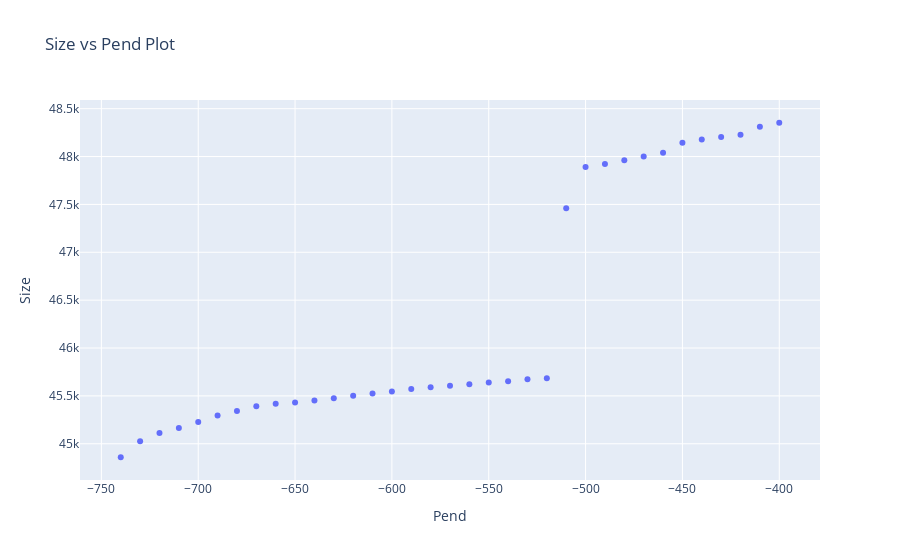

Notebook cell for this chart:
### Code cell
# choose the proper cut-off pressure for temperature and salinity
pstart=-10.
pend=np.arange(-400,-745,-10)

# store the size of the dataset after each iteration
nprof_size = []

for p in pend:
    ds_cleaned=ds_all.sel(pressure=slice(pstart,p)).dropna('nprof')
    nprof_size.append(ds_cleaned.nprof.size)

# plot the size vs pend
import plotly.graph_objs as go

fig = go.Figure(data=go.Scatter(x=pend, y=nprof_size, mode='markers'))
fig.update_layout(title='Size vs Pend Plot',
                  xaxis_title='Pend',
                  yaxis_title='Size')
fig.show()

### Figure 1 — Plotly figure (JSON) as saved in the notebook; plotly's stock layout.template omitted (floating-point values rounded to 4 significant figures)
{"data": [{"mode": "markers", "type": "scatter", "x": [-400, -410, -420, -430, -440, -450, -460, -470, -480, -490, -500, -510, -520, -530, -540, -550, -560, -570, -580, -590, -600, -610, -620, -630, -640, -650, -660, -670, -680, -690, -700, -710, -720, -730, -740], "y": [48353, 48311, 48228, 48204, 48178, 48145, 48039, 48001, 47961, 47923, 47890, 47460, 45685, 45673, 45652, 45640, 45621, 45605, 45590, 45573, 45545, 45524, 45501, 45474, 45453, 45432, 45417, 45393, 45341, 45294, 45226, 45165, 45111, 45026, 44859]}], "layout": {"title": {"text": "Size vs Pend Plot"}, "xaxis": {"title": {"text": "Pend"}}, "yaxis": {"title": {"text": "Size"}}}}
